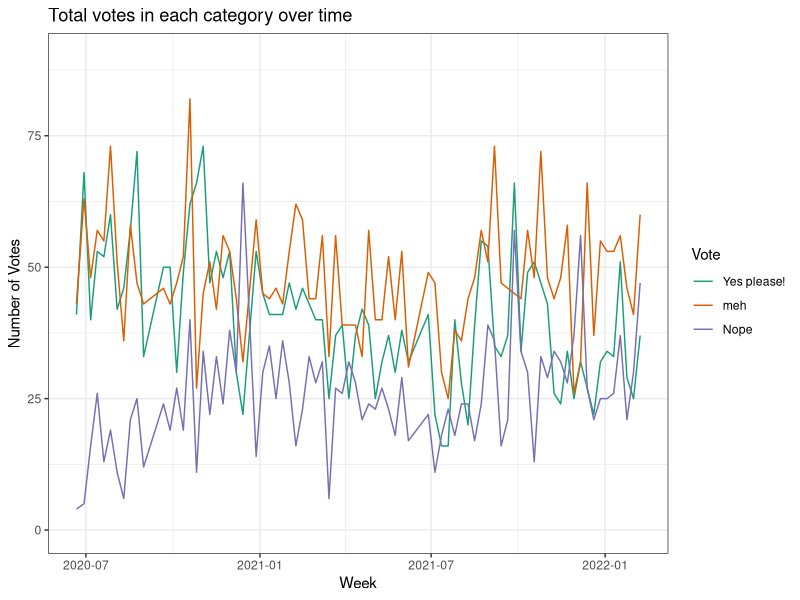
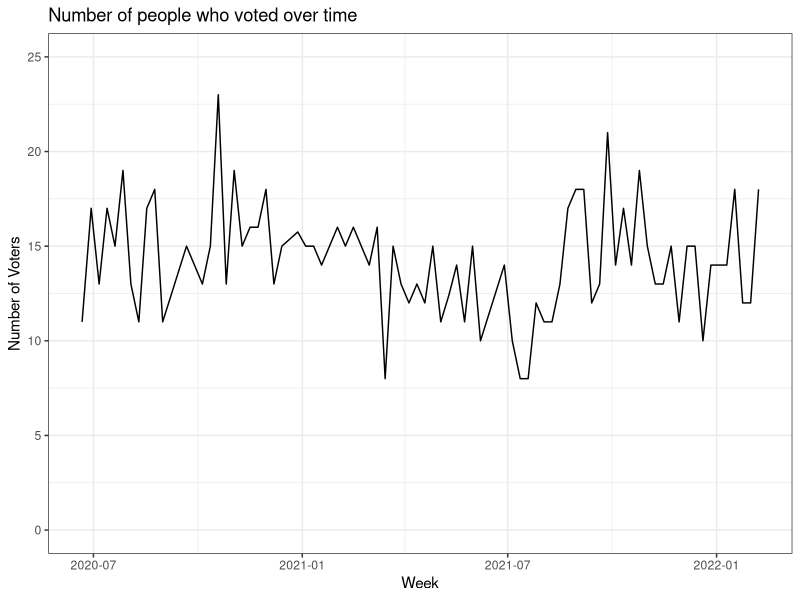
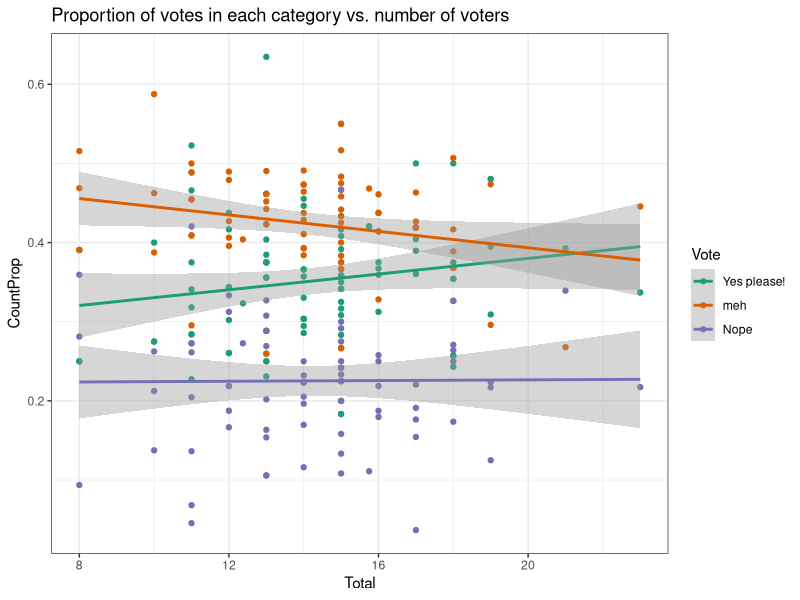

These figures' R source, in order: (Note: this script raises an error after producing the figures.)
## ---- chunk 1
knitr::opts_chunk$set(message=FALSE, warning=FALSE)
library(tidyverse)
library(lubridate)
library(nnet)
theme_set(theme_bw())
setwd('~/Projects/Personal/MovieNight/')
## ---- chunk 2
all_dat = read.csv('all-weeks-cleaned.csv')
head(all_dat)
all_dat = select(all_dat, -Column)
levels(factor(all_dat$Vote))
all_dat = (all_dat
           %>% mutate(Week = ymd(Week),
                      Vote = factor(Vote, 
                                    labels = c('meh', 'Nope', 'Yes please!')),
                      Vote = factor(Vote, levels = c('Yes please!', 'meh', 'Nope'))))
## ---- chunk 3
cat_totals = (all_dat
              %>% group_by(Week, Vote)
              %>% summarize(Count = sum(Count)))
cat_plt = ggplot(cat_totals, aes(Week, Count, colour = Vote)) +
    geom_line() +
    scale_colour_brewer(palette = 'Dark2') +
    ylim(0, 90) +
    ylab('Number of Votes') +
    ggtitle('Total votes in each category over time')
cat_plt
    
tots = (cat_totals
        %>% group_by(Week)
    %>% summarize(Count = sum(Count)/8))
tot_plt = ggplot(tots, aes(Week, Count)) +
    geom_line() +
    ylim(0,25) +
    ylab('Number of Voters') +
    ggtitle('Number of people who voted over time')
tot_plt
## ---- chunk 4
cat_prop = (cat_totals
           %>% group_by(Week)
           %>% mutate(CountProp = Count/sum(Count),
                      Total = sum(Count)/8)
           %>% ungroup())
head(cat_prop)

cat_prop_plt = ggplot(cat_prop, aes(Total, CountProp, colour = Vote)) +
    geom_point() +
    geom_smooth(method = 'lm') +
    scale_colour_brewer(palette = 'Dark2') +
    ggtitle('Proportion of votes in each category vs. number of voters')
cat_prop_plt
## ---- chunk 5
# head(all_dat)

winners = read.csv('winners.csv')
# head(winners)

freqs = (all_dat
  %>% filter(!(Title %in% winners$Winner))
  %>% count(Title)
  %>% mutate(Count = n/3)
  %>% arrange(desc(n), desc(Title))
  %>% select(-n))
freqs %>% filter(Count >= 5)
## ---- chunk 6
get_second = function(v){
  r = rank(-1*v)
  return(which(r == 2))
}

seconds = (all_dat
 %>% filter(SpecialWeek == '')
 %>% spread(Vote,Count)
 %>% mutate(Score = `Yes please!` - Nope)
 %>% group_by(Week)
 %>% summarize(Second = Title[get_second(Score)])
 %>% filter(!(Second %in% winners$Winner)))

(seconds
  %>% count(Second)
  %>% arrange(desc(n)))
## ---- chunk 7
sec_freq = left_join(seconds, freqs, by = c('Second' = 'Title'))
sec_freq %>% arrange(desc(Count), desc(Second))
## ---- chunk 8
mv_prop = (all_dat
           %>% filter(SpecialWeek == '',
                      !(Title %in% winners$Winner))
           %>% select(-SpecialWeek, -ExtraRow)
           %>% group_by(Week, Title)
           %>% mutate(CountProp = Count/sum(Count))
           %>% ungroup()
           %>% group_by(Title, Vote)
           %>% summarize(MeanProp = mean(CountProp))
           %>% ungroup())

head(mv_prop)

ggplot(mv_prop, aes(x = MeanProp)) +
  geom_histogram()
## ---- chunk 9
yes_prop = filter(mv_prop, Vote == 'Yes please!')
quantile(yes_prop$MeanProp, 0.9)
## ---- chunk 10
yes_prop %>% filter(MeanProp >= 0.417) %>% arrange(desc(MeanProp)) %>% data.frame()
## ---- chunk 11
head(all_dat)
mult_dat = (cat_totals
            %>% select(Week, Vote, Count)
            %>% spread(Vote, Count)
            %>% rename(no = Nope, 
                       yes = `Yes please!`)
            %>% select(Week, no, meh, yes))
mult_dat

mult_resp = as.matrix(mult_dat[,2:4])
mult_resp
head(mult_resp)
voters = rowSums(mult_resp)
voters = scale(voters)
week = mult_dat$Week
week = scale(week)
mod = multinom(mult_resp ~ voters*week)
summary(mod)
exp(coef(mod))
pred = head(round(fitted(mod), 2))
head(pred)

